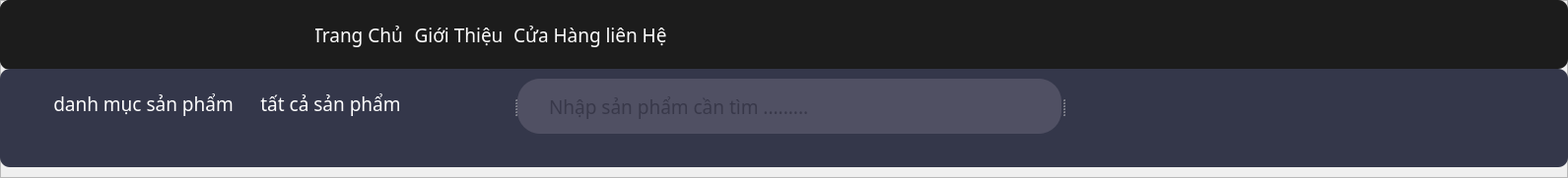
    <widget class="QFrame" name="frame_15">
     <property name="geometry">
      <rect>
       <x>10</x>
       <y>10</y>
       <width>1591</width>
       <height>181</height>
      </rect>
     </property>
     <property name="frameShape">
      <enum>QFrame::StyledPanel</enum>
     </property>
     <property name="frameShadow">
      <enum>QFrame::Raised</enum>
     </property>
     <widget class="QWidget" name="layoutWidget">
      <property name="geometry">
       <rect>
        <x>0</x>
        <y>0</y>
        <width>1591</width>
        <height>171</height>
       </rect>
      </property>
      <layout class="QVBoxLayout" name="verticalLayout_2">
       <property name="spacing">
        <number>0</number>
       </property>
       <item>
        <widget class="QWidget" name="widget_4" native="true">
         <property name="maximumSize">
          <size>
           <width>16777215</width>
           <height>70</height>
          </size>
         </property>
         <property name="styleSheet">
          <string notr="true">background-color:rgba(28, 28, 28, 1);
border-radius: 10px;</string>
         </property>
         <widget class="QLabel" name="label">
          <property name="geometry">
           <rect>
            <x>0</x>
            <y>0</y>
            <width>91</width>
            <height>71</height>
           </rect>
          </property>
          <property name="styleSheet">
           <string notr="true"/>
          </property>
          <property name="text">
           <string/>
          </property>
          <property name="pixmap">
           <pixmap>image/Remove-bg.ai_1726289748095.png</pixmap>
          </property>
          <property name="scaledContents">
           <bool>true</bool>
          </property>
         </widget>
         <widget class="QPushButton" name="pushButton">
          <property name="geometry">
           <rect>
            <x>320</x>
            <y>20</y>
            <width>91</width>
            <height>31</height>
           </rect>
          </property>
          <property name="font">
           <font>
            <family>Bahnschrift SemiLight Condensed</family>
            <pointsize>14</pointsize>
            <weight>50</weight>
            <bold>false</bold>
           </font>
          </property>
          <property name="styleSheet">
           <string notr="true">
color: rgb(255, 255, 255);</string>
          </property>
          <property name="text">
           <string>Trang Chủ </string>
          </property>
         </widget>
         <widget class="QPushButton" name="pushButton_2">
          <property name="geometry">
           <rect>
            <x>420</x>
            <y>20</y>
            <width>91</width>
            <height>31</height>
           </rect>
          </property>
          <property name="font">
           <font>
            <family>Bahnschrift SemiLight Condensed</family>
            <pointsize>14</pointsize>
            <weight>50</weight>
            <bold>false</bold>
           </font>
          </property>
          <property name="styleSheet">
           <string notr="true">color: rgb(255, 255, 255);</string>
          </property>
          <property name="text">
           <string>Giới Thiệu</string>
          </property>
         </widget>
         <widget class="QPushButton" name="pushButton_3">
          <property name="geometry">
           <rect>
            <x>520</x>
            <y>20</y>
            <width>91</width>
            <height>31</height>
           </rect>
          </property>
          <property name="font">
           <font>
            <family>Bahnschrift SemiLight Condensed</family>
            <pointsize>14</pointsize>
            <weight>50</weight>
            <bold>false</bold>
           </font>
          </property>
          <property name="styleSheet">
           <string notr="true">color: rgb(255, 255, 255);</string>
          </property>
          <property name="text">
           <string>Cửa Hàng</string>
          </property>
         </widget>
         <widget class="QPushButton" name="pushButton_4">
          <property name="geometry">
           <rect>
            <x>610</x>
            <y>20</y>
            <width>71</width>
            <height>31</height>
           </rect>
          </property>
          <property name="font">
           <font>
            <family>Bahnschrift SemiLight Condensed</family>
            <pointsize>14</pointsize>
            <weight>50</weight>
            <bold>false</bold>
           </font>
          </property>
          <property name="styleSheet">
           <string notr="true">color: rgb(255, 255, 255);</string>
          </property>
          <property name="text">
           <string>liên Hệ</string>
          </property>
         </widget>
         <widget class="QLabel" name="label_2">
          <property name="geometry">
           <rect>
            <x>90</x>
            <y>0</y>
            <width>211</width>
            <height>141</height>
           </rect>
          </property>
          <property name="text">
           <string/>
          </property>
          <property name="pixmap">
           <pixmap>image/Remove-bg.ai_1726317160953.png</pixmap>
          </property>
          <property name="scaledContents">
           <bool>true</bool>
          </property>
         </widget>
        </widget>
       </item>
       <item>
        <widget class="QWidget" name="widget_2" native="true">
         <property name="maximumSize">
          <size>
           <width>16777215</width>
           <height>100</height>
          </size>
         </property>
         <property name="styleSheet">
          <string notr="true">background-color:rgba(52, 55, 74, 1);
border-radius: 10px;</string>
         </property>
         <widget class="QPushButton" name="pushButton_5">
          <property name="geometry">
           <rect>
            <x>40</x>
            <y>10</y>
            <width>211</width>
            <height>51</height>
           </rect>
          </property>
          <property name="minimumSize">
           <size>
            <width>0</width>
            <height>51</height>
           </size>
          </property>
          <property name="font">
           <font>
            <family>Bahnschrift SemiLight Condensed</family>
            <pointsize>14</pointsize>
            <weight>50</weight>
            <bold>false</bold>
           </font>
          </property>
          <property name="styleSheet">
           <string notr="true">color:rgb(255, 255, 255);
background-color:rgba(52, 55, 74, 1);</string>
          </property>
          <property name="text">
           <string>danh mục sản phẩm</string>
          </property>
          <property name="icon">
           <iconset>
            <normaloff>image/table (1).png</normaloff>image/table (1).png</iconset>
          </property>
          <property name="iconSize">
           <size>
            <width>35</width>
            <height>40</height>
           </size>
          </property>
         </widget>
         <widget class="QSplitter" name="splitter">
          <property name="geometry">
           <rect>
            <x>250</x>
            <y>10</y>
            <width>891</width>
            <height>56</height>
           </rect>
          </property>
          <property name="orientation">
           <enum>Qt::Horizontal</enum>
          </property>
          <widget class="QFrame" name="frame_8">
           <property name="frameShape">
            <enum>QFrame::StyledPanel</enum>
           </property>
           <property name="frameShadow">
            <enum>QFrame::Raised</enum>
           </property>
           <widget class="QPushButton" name="pushButton_8">
            <property name="geometry">
             <rect>
              <x>-20</x>
              <y>0</y>
              <width>211</width>
              <height>51</height>
             </rect>
            </property>
            <property name="font">
             <font>
              <family>Bahnschrift SemiLight Condensed</family>
              <pointsize>14</pointsize>
              <weight>50</weight>
              <bold>false</bold>
             </font>
            </property>
            <property name="styleSheet">
             <string notr="true">color:rgb(255, 255, 255);</string>
            </property>
            <property name="text">
             <string>tất cả sản phẩm</string>
            </property>
            <property name="icon">
             <iconset>
              <normaloff>image/sort-arrows-couple-pointing-up-and-down.png</normaloff>image/sort-arrows-couple-pointing-up-and-down.png</iconset>
            </property>
            <property name="iconSize">
             <size>
              <width>15</width>
              <height>20</height>
             </size>
            </property>
            <property name="checkable">
             <bool>true</bool>
            </property>
           </widget>
          </widget>
          <widget class="QLineEdit" name="lineEdit">
           <property name="font">
            <font>
             <family>Barlow Condensed Medium</family>
             <pointsize>14</pointsize>
            </font>
           </property>
           <property name="styleSheet">
            <string notr="true">background-color:rgba(80, 80, 99, 1);
border-radius:23px;
padding-left: 30px;
color: rgb(32, 32, 48);</string>
           </property>
           <property name="placeholderText">
            <string>Nhập sản phẩm cần tìm .........</string>
           </property>
           <property name="clearButtonEnabled">
            <bool>true</bool>
           </property>
          </widget>
          <widget class="QPushButton" name="pushButton_6">
           <property name="maximumSize">
            <size>
             <width>60</width>
             <height>56</height>
            </size>
           </property>
           <property name="text">
            <string/>
           </property>
           <property name="icon">
            <iconset>
             <normaloff>image/wall-clock.png</normaloff>image/wall-clock.png</iconset>
           </property>
           <property name="iconSize">
            <size>
             <width>46</width>
             <height>45</height>
            </size>
           </property>
          </widget>
         </widget>
        </widget>
       </item>
      </layout>
     </widget>
    </widget>
